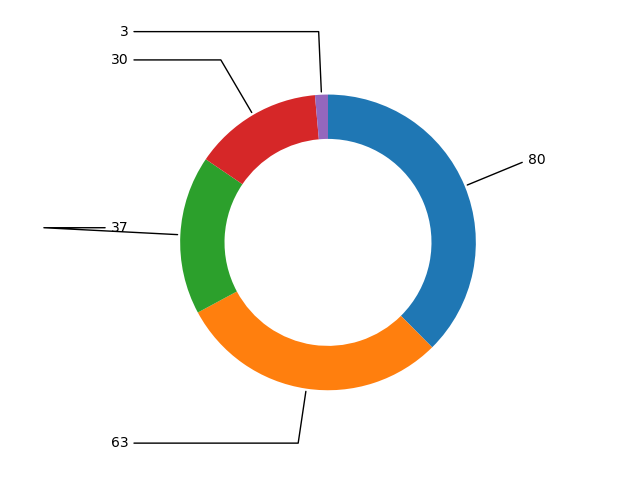

Here is the Python script that generated this plot:
import pandas as pd
import matplotlib.pyplot as plt
import numpy as np
# Load the data from the CSV file
df = pd.read_csv('myfile.csv')

# Sort the data by the quantitative values in descending order
df_sorted = df.sort_values(by='B', ascending=False)

# Prepare data for the pie chart
sizes = df_sorted['B']
labels = [f'{value}' for value in sizes]

# Create the pie chart
fig, ax = plt.subplots()
wedges, texts = ax.pie(sizes, startangle=90, counterclock=False, wedgeprops=dict(width=0.3))

# Add quantities outside of the pie
for i, wedge in enumerate(wedges):
    angle = (wedge.theta2 - wedge.theta1) / 2.0 + wedge.theta1
    y = np.sin(np.deg2rad(angle))
    x = np.cos(np.deg2rad(angle))
    horizontalalignment = {-1: "right", 1: "left"}[int(np.sign(x))]
    connectionstyle = "angle,angleA=0,angleB={}".format(angle)
    ax.annotate(labels[i], xy=(x, y), xytext=(1.35 * np.sign(x), 1.4 * y),
                horizontalalignment=horizontalalignment, arrowprops=dict(arrowstyle="-", connectionstyle=connectionstyle))

# Equal aspect ratio ensures that pie is drawn as a circle.
ax.set_aspect('equal')

# Display the plot
plt.show()
